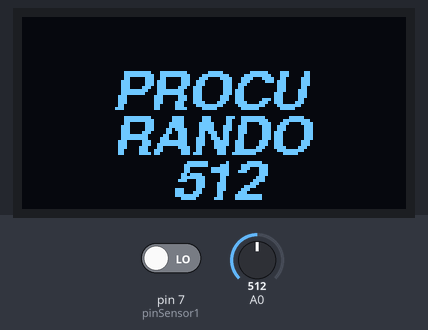
The sketch below on a simulated Arduino Uno, built with avr-gcc and run on an emulated ATmega328P. Parts: 128×64 one-colour display. The inputs (shaded band) are chosen by the test bench; at power-on: pin 7 (pinSensor1) LOW, A0 = 512. What the sketch prints to the serial monitor is not drawn.

Above: at 1.2 s.
1.3 s: pin 7 (pinSensor1) driven HIGH
At 2.5 s:
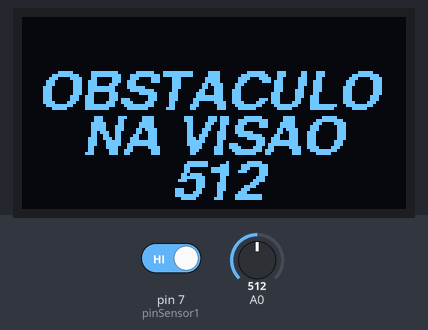
2.8 s: A0 set to 716
At 3.8 s:
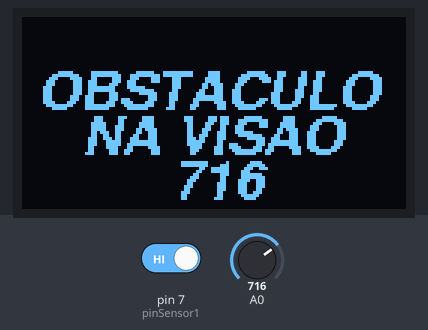
4.3 s: A0 set to 511
At 4.9 s:
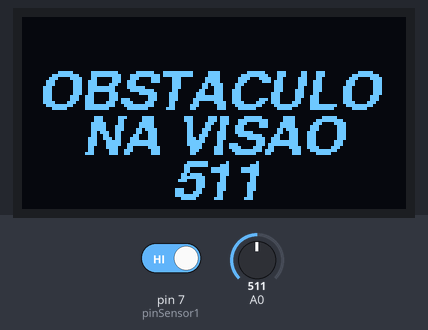
5.8 s: pin 7 (pinSensor1) driven LOW
At 7.0 s:
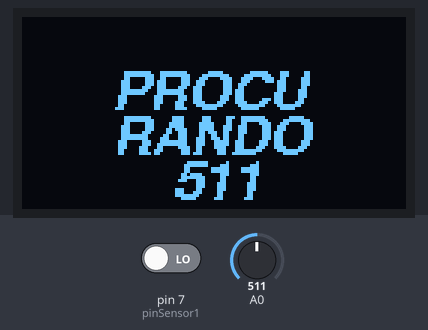
7.3 s: A0 set to 306
At 8.5 s:
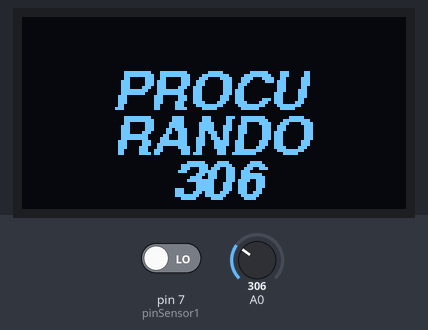
8.8 s: A0 set to 122
At 9.5 s:
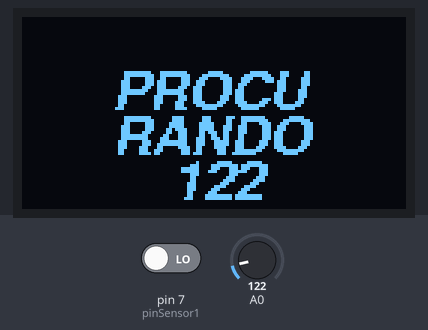
Timing chart, 0 to 11.3 s (numbered marks = the images above; inputs shaded):
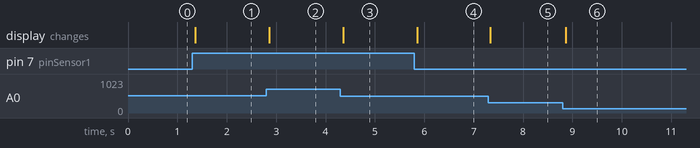

The sketch:

refletanciaIR2.ino
```cpp
#include <Wire.h> //Biblioteca para uso do protocolo I2C;
#include <Adafruit_GFX.h> //Biblioteca para manipulação gráfica no display;
#include <Adafruit_SH1106.h> //Biblioteca para operação do driver de controle do display;

#include <Fonts/FreeMono9pt7b.h> //Fonte para alteração do texto;
#include <Fonts/FreeSansBoldOblique9pt7b.h> //Fonte para alteração do texto;
#include <Fonts/FreeMonoOblique9pt7b.h> //Fonte para alteração do texto;

#define OLED_RESET -1 //Em displays que não possuem pino RESET, é dado o valor -1;
#define pinSensor1 7
int leitura = 0;
Adafruit_SH1106 display(OLED_RESET); //Declaração da tela com o nome "display";

void setup() {
  Serial.begin(9600);
  pinMode(pinSensor1, INPUT);
  pinMode(A0, INPUT);
  display.begin(SH1106_SWITCHCAPVCC, 0x3C); //Inicialização do display com a biblioteca e endereço de hardware do display;
}

void loop() {

  leitura = analogRead(A0);
  bool estadoSensor1 = digitalRead(pinSensor1);

  display.clearDisplay(); //Comando para limpar a tela;
  display.setFont(&FreeSansBoldOblique9pt7b); //Comando para definir a fonte que será utilizada;
  display.setTextColor(WHITE); //Comando para definir a cor do texto;
  display.setTextSize(1); //Comando para definir tamanho od

    if (estadoSensor1)
    {
      Serial.println("PRETO (ou nada)");
      display.setCursor(5, 30); //Definição de onde o texto será escrito. Lembre se que: linha, coluna; eixo x / eixo y
      display.print("OBSTACULO"); //Texto a ser escrito;
      display.setCursor(20, 45); //Definição de onde o texto será escrito. Lembre se que: linha, coluna; eixo x / eixo y
      display.print("NA VISAO");
      display.setCursor(50, 60); //Definição de onde o texto será escrito. Lembre se que: linha, coluna; eixo x / eixo y
      display.print(leitura);
      display.display();
      display.clearDisplay();
    } else
      {
        Serial.println("BRANCO (diferente de preto)");
        display.setCursor(50, 60); //Definição de onde o texto será escrito. Lembre se que: linha, coluna; eixo x / eixo y
        display.print(leitura);
        display.setCursor(30, 30); //Definição de onde o texto será escrito. Lembre se que: linha, coluna; eixo x / eixo y
        display.print("PROCU");
        display.setCursor(30, 45); //Definição de onde o texto será escrito. Lembre se que: linha, coluna; eixo x / eixo y
        display.print("RANDO");
        display.display();
        display.clearDisplay();
      }
}
```

Measured:
- after the input at 1.3 s, the display: changes after 0.06 s (image 1)
- after the input at 2.8 s, the display: changes after 0.06 s (image 2)
- after the input at 4.3 s, the display: changes after 0.06 s (image 3)
- after the input at 5.8 s, the display: changes after 0.06 s (image 4)
- after the input at 7.3 s, the display: changes at once (image 5)
- after the input at 8.8 s, the display: changes after 0.06 s (image 6)
